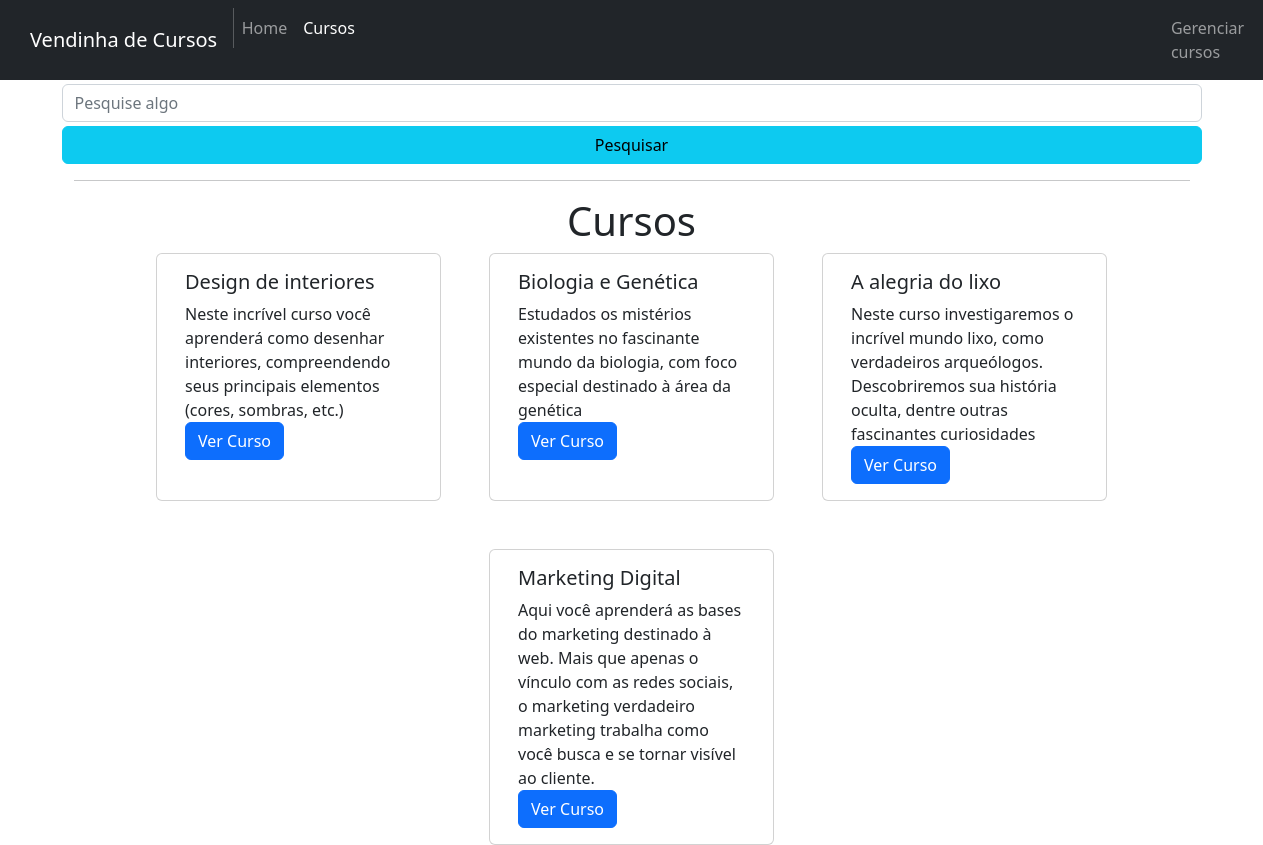
Screenshot of /cursos/ with the database file from the repository.
### curso/models.py (models this page shows, shortened)
class Curso(models.Model):
    nome = models.CharField(max_length=50)
    descricao = models.TextField(max_length=600)

### curso/views.py (the view, shortened to what this page needs)
# urls.py: path('cursos/', views.Cursos.as_view(), name='cursos'),
class Cursos(View):
    def get(self,request):
        pesquisa = request.GET.get('pesquisa')
        if pesquisa == None:
            cursos = Curso.objects.all()
        else:
            cursos = Curso.objects.all().filter(nome__icontains=pesquisa)
        context = {
            'cursos': cursos,
            'pesquisa': pesquisa,
        }
        return render(request, 'cursos.html', context)

### curso/templates/cursos.html (shortened to what this page needs)
{% extends "base.html" %}
{% block content %}
  <header>
    <nav class="navbar navbar-expand-lg navbar-dark bg-dark" style="padding-left: 30px;padding-right: 30px;">
        <a class="navbar-brand" href="{% url 'home' %}">Vendinha de Cursos</a>
        <div class="collapse navbar-collapse" id="navbarNavAltMarkup">
          <div class="navbar-nav">
            <a class="nav-item nav-link" href="{% url 'home' %}">Home</a>
            <a class="nav-item nav-link active" href="#">Cursos</a>
            <a class="nav-item nav-link" href="{% url 'gerenciar' %}" style="margin-left: 50rem;">Gerenciar cursos</a>
          </div>
        </div>
      </nav>
  </header>
  <div class="container">
    <form action="" method="GET">
        <div class="row" style="display: flex;flex-direction:row;">
            <input type="text" name="pesquisa" placeholder="Pesquise algo" class="form-control mt-1 col-3">
            <input type="submit" class="btn btn-info mt-1" value="Pesquisar">
        </div>
    </form>
    <hr>
    <h1 style="width: 100%; text-align:center;">Cursos</h1>
    <div class="row gap-5 justify-content-center">
        {% for curso in cursos %}
            <div class="card col-3">
                <div class="card-body">
                    <h5 class="card-title">{{curso.nome}}</h5>
                    <div class="card-text">{{curso.descricao}}</div>
                    <a href="#Em construção" class="btn btn-primary">Ver Curso</a>
                </div>
            </div>
        {% endfor %}
    </div>
  </div>
{% endblock content %}

### templates/base.html (shortened to what this page needs)
<!DOCTYPE html>
<html lang="pt-BR">
<head>
<link href="https://cdn.jsdelivr.net/npm/bootstrap@5.2.1/dist/css/bootstrap.min.css" rel="stylesheet">
</head>
<body>
    {% block content %}
    {% endblock content %}
</body>
</html>

### rows the page displays
Curso: nome "Design de interiores", descricao "Neste incrível curso você aprenderá como desenhar interiores, compreendendo seus principais elementos (cores, sombras, etc.)"
Curso: nome "Biologia e Genética", descricao "Estudados os mistérios existentes no fascinante mundo da biologia, com foco especial destinado à área da genética"
Curso: nome "A alegria do lixo", descricao "Neste curso investigaremos o incrível mundo lixo, como verdadeiros arqueólogos. Descobriremos sua história oculta, dentre outras fascinantes curiosidades"
Curso: nome "Marketing Digital", descricao "Aqui você aprenderá as bases do marketing destinado à web. Mais que apenas o vínculo com as redes sociais, o marketing verdadeiro marketing trabalha como você busca e se tornar visível ao cliente."
